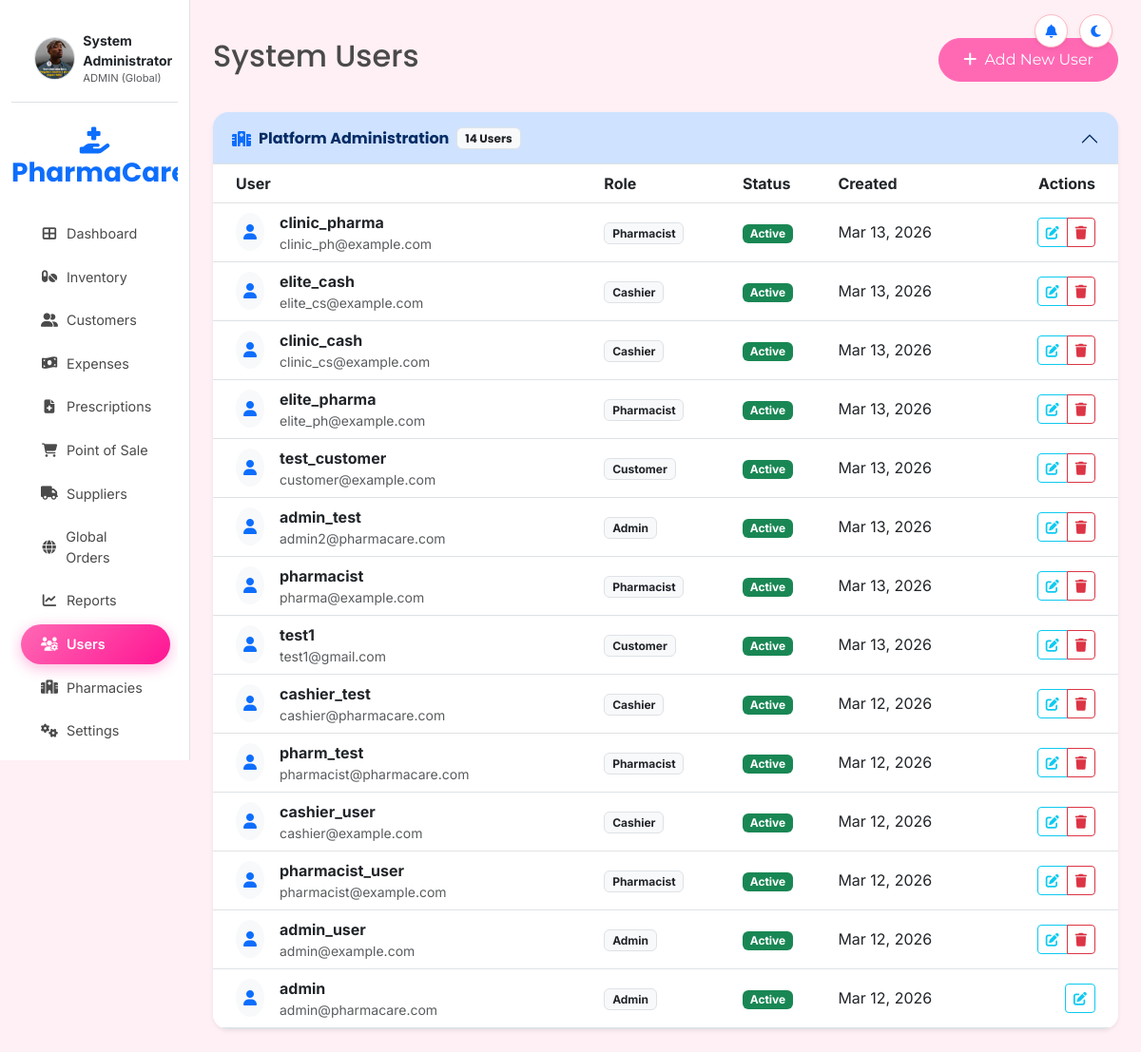
/users.php (signed in), run on the app's committed database.
### tables this page shows
CREATE TABLE IF NOT EXISTS users (
    id INT PRIMARY KEY AUTO_INCREMENT,
    username VARCHAR(50) UNIQUE NOT NULL,
    email VARCHAR(100) UNIQUE NOT NULL,
    password_hash VARCHAR(255) NOT NULL,
    role ENUM('admin', 'pharmacist', 'cashier', 'customer') NOT NULL,
    full_name VARCHAR(100),
    avatar VARCHAR(255),
    pharmacy_id INT,  
    created_at TIMESTAMP DEFAULT CURRENT_TIMESTAMP,
    last_login TIMESTAMP NULL,
    is_active BOOLEAN DEFAULT TRUE,
    FOREIGN KEY (pharmacy_id) REFERENCES pharmacies(id) ON DELETE SET NULL
);

### users.php (the view, shortened to what this page needs)
<?php
require_once 'includes/config/database.php';
require_once 'includes/functions/helpers.php';
try {
    $pharmacy_id = $_SESSION['pharmacy_id'];
    if ($pharmacy_id) {
        $stmt = $pdo->prepare("
            SELECT DISTINCT u.*, p.name as pharmacy_name
            FROM users u
            LEFT JOIN pharmacies p ON u.pharmacy_id = p.id
            LEFT JOIN prescriptions rx ON u.id = rx.user_id AND rx.pharmacy_id = ?
            WHERE u.pharmacy_id = ?
               OR (u.role = 'customer' AND rx.id IS NOT NULL)
            ORDER BY u.created_at DESC
        ");
        $stmt->execute([$pharmacy_id, $pharmacy_id]);
    } else {
        $stmt = $pdo->query("SELECT u.*, p.name as pharmacy_name FROM users u LEFT JOIN pharmacies p ON u.pharmacy_id = p.id ORDER BY p.name ASC, u.created_at DESC");
    }
    $users = $stmt->fetchAll();
} catch (PDOException $e) {
    $users = [];
    $all_pharmacies = [];
    $error = "Database error: " . $e->getMessage();
}
include 'includes/templates/header.php';
?>
<div class="d-flex justify-content-between flex-wrap flex-md-nowrap align-items-center pt-3 pb-2 mb-4">
    <h1 class="h2">System Users</h1>
    <div class="btn-toolbar mb-2 mb-md-0">
        <button type="button" class="btn btn-primary" data-bs-toggle="modal" data-bs-target="#userModal">
            <i class="fas fa-plus me-1"></i> Add New User
        </button>
    </div>
</div>
<?php
$grouped_users = [];
$my_pharma = $_SESSION['pharmacy_id'] ?? null;
if (!$my_pharma) {
    foreach ($users as $u) {
        $ph_key = $u['pharmacy_name'] ?: 'Platform Administration';
        $grouped_users[$ph_key][] = $u;
    }
}
?>
<?php if (!$my_pharma): ?>
<div class="accordion border-0 shadow-sm rounded-4 overflow-hidden" id="usersAccordion">
    <?php if (empty($grouped_users)): ?>
        <div class="card border-0 p-5 text-center text-muted">No users found in the system.</div>
    <?php else:
        $uidx = 0;
        foreach ($grouped_users as $ph_name => $items):
            $uidx++;
            $uacc_id = "userCollapse" . $uidx;
    ?>
    <div class="accordion-item border-0 border-bottom">
        <h2 class="accordion-header">
            <button class="accordion-button <?php echo ($uidx > 1) ? 'collapsed' : ''; ?> fw-bold py-3" type="button" data-bs-toggle="collapse" data-bs-target="#<?php echo $uacc_id; ?>">
                <i class="fas fa-hospital me-2 text-primary"></i> <?php echo $ph_name; ?>
                <span class="badge bg-light text-dark border ms-2"><?php echo count($items); ?> Users</span>
            </button>
        </h2>
        <div id="<?php echo $uacc_id; ?>" class="accordion-collapse collapse <?php echo ($uidx == 1) ? 'show' : ''; ?>" data-bs-parent="#usersAccordion">
            <div class="accordion-body p-0">
                <div class="table-responsive">
                    <table class="table table-hover align-middle mb-0">
                        <thead class="bg-light">
                            <tr>
                                <th class="ps-4">User</th>
                                <th>Role</th>
                                <th>Status</th>
                                <th>Created</th>
                                <th class="text-end pe-4">Actions</th>
                            </tr>
                        </thead>
                        <tbody>
                            <?php foreach ($items as $u): ?>
                            <tr>
                                <td class="ps-4">
                                    <div class="d-flex align-items-center">
                                        <div class="bg-light rounded-circle p-2 me-3">
                                            <i class="fas fa-user text-primary"></i>
                                        </div>
                                        <div>
                                            <div class="fw-bold"><?php echo $u['username']; ?></div>
                                            <div class="small text-muted"><?php echo $u['email']; ?></div>
                                        </div>
                                    </div>
                                </td>
                                <td><span class="badge bg-light text-dark border"><?php echo ucfirst($u['role']); ?></span></td>
                                <td>
                                    <?php if ($u['is_active']): ?>
                                        <span class="badge bg-success">Active</span>
                                    <?php else: ?>
                                        <span class="badge bg-danger">Inactive</span>
                                    <?php endif; ?>
                                </td>
                                <td><?php echo date('M d, Y', strtotime($u['created_at'])); ?></td>
                                <td class="text-end pe-4">
                                    <div class="btn-group">
                                        <button class="btn btn-sm btn-outline-info edit-user" data-json='<?php echo json_encode($u); ?>'>
                                            <i class="fas fa-edit"></i>
                                        </button>
                                        <?php if ($u['id'] != $_SESSION['user_id']): ?>
                                        <a href="users.php?delete=<?php echo $u['id']; ?>" class="btn btn-sm btn-outline-danger" onclick="return confirm('Are you sure you want to delete this user?')">
                                            <i class="fas fa-trash"></i>
                                        </a>
                                        <?php endif; ?>
                                    </div>
                                </td>
                            </tr>
                            <?php endforeach; ?>
                        </tbody>
                    </table>
                </div>
            </div>
        </div>
    </div>
    <?php endforeach; endif; ?>
</div>
<?php endif; ?>
<?php
include 'includes/templates/footer.php';
?>

### assets/css/style.css (style rules this page uses)
:root { --primary-color: #FF69B4; --secondary-color: #FFB6C1; --accent-color: #FF1493; --bg-color: #FFF0F5; --text-color: #4A4A4A; --success-color: #98D8C8; --warning-color: #FFD700; --error-color: #FF6B6B; --white: #FFFFFF; --shadow: 0 4px 6px rgba(0, 0, 0, 0.1); --border-radius: 12px; --glass-bg: rgba(255, 255, 255, 0.7); --glass-border: rgba(255, 255, 255, 0.3); }
body { background-color: var(--bg-color); color: var(--text-color); font-family: 'Inter', sans-serif; margin: 0; padding: 0; }
h1, h2, h3, h4, h5, h6 { font-family: 'Poppins', sans-serif; font-weight: 700; color: var(--accent-color); }
.btn-primary { background-color: var(--primary-color); border-color: var(--primary-color); border-radius: 50px; padding: 10px 25px; font-family: 'Montserrat', sans-serif; transition: all 0.3s ease; }

### data on the page
users: username "clinic_pharma", email "clinic_ph@example.com", role "Pharmacist", is_active "Active", created_at "Mar 13, 2026"
users: username "elite_cash", email "elite_cs@example.com", role "Cashier", is_active "Active", created_at "Mar 13, 2026"
users: username "clinic_cash", email "clinic_cs@example.com", role "Cashier", is_active "Active", created_at "Mar 13, 2026"
users: username "elite_pharma", email "elite_ph@example.com", role "Pharmacist", is_active "Active", created_at "Mar 13, 2026"
users: username "test_customer", email "customer@example.com", role "Customer", is_active "Active", created_at "Mar 13, 2026"
users: username "admin_test", email "admin2@pharmacare.com", role "Admin", is_active "Active", created_at "Mar 13, 2026"
users: username "pharmacist", email "pharma@example.com", role "Pharmacist", is_active "Active", created_at "Mar 13, 2026"
users: username "test1", email "test1@gmail.com", role "Customer", is_active "Active", created_at "Mar 13, 2026"
users: username "cashier_test", email "cashier@pharmacare.com", role "Cashier", is_active "Active", created_at "Mar 12, 2026"
users: username "pharm_test", email "pharmacist@pharmacare.com", role "Pharmacist", is_active "Active", created_at "Mar 12, 2026"
users: username "cashier_user", email "cashier@example.com", role "Cashier", is_active "Active", created_at "Mar 12, 2026"
users: username "pharmacist_user", email "pharmacist@example.com", role "Pharmacist", is_active "Active", created_at "Mar 12, 2026"
users: username "admin_user", email "admin@example.com", role "Admin", is_active "Active", created_at "Mar 12, 2026"
users: username "admin", email "admin@pharmacare.com", role "Admin", is_active "Active", created_at "Mar 12, 2026"

### other printed values
$_SESSION['full_name'] "System Administrator"
$_SESSION['role'] "ADMIN"
__('dashboard') "Dashboard"
__('inventory') "Inventory"
__('customers') "Customers"
__('expenses') "Expenses"
__('prescriptions') "Prescriptions"
__('pos') "Point of Sale"
__('suppliers') "Suppliers"
__('reports') "Reports"
__('users') "Users"
__('settings') "Settings"
$ph_name "Platform Administration"
count($items) "14"
